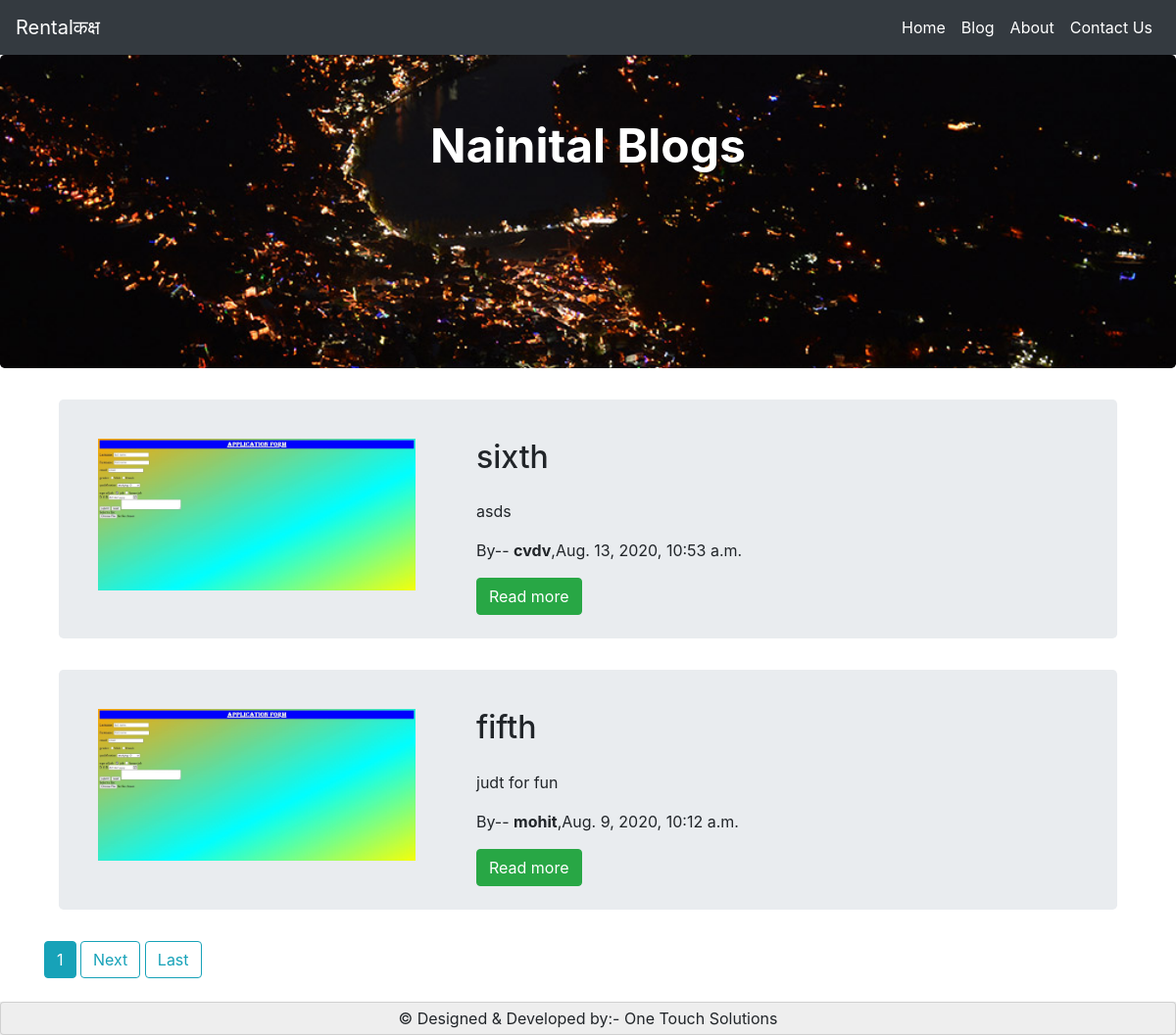
Screenshot of /blog/ with the database file from the repository.
### blog/models.py (models this page shows, shortened)
class Post(models.Model):
    title = models.CharField(max_length=100)
    Desc = models.CharField(max_length=300)
    content = RichTextField(blank=True, null=True)
    date_posted = models.DateTimeField(default=timezone.now)
    post_img = models.ImageField(default='default.jpg', upload_to='post_pics')
    author = models.CharField(max_length=60)

### blog/views.py (the view)
# urls.py: path('blog/', PostListView.as_view(), name='blog'),
class PostListView(ListView):
    model = Post
    template_name = 'blog/blog.html'
    context_object_name = 'posts'
    ordering = ['-date_posted']
    paginate_by = 2

### blog/templates/blog/blog.html (shortened to what this page needs)
{% extends 'blog/basic.html' %}
{% load static %}
{% block css %}
<link rel="stylesheet" type="text/css" href="{% static 'blog/blog.css' %}">
{% endblock %}
{% block body %}
    <div class="jumbotron img">
      <h1 class="heading">Nainital Blogs</h1>
    </div>
    <div class="container">
      {% for post in posts%}
      <div class="container">
<div class="jumbotron text-center hoverable p-4">
    <div class="row">
      <div class="col-md-4 offset-md-1 mx-3 my-3">
        <div class="view overlay">
          <img src="{{ post.post_img.url }}" class="img-fluid" alt="....">
        </div>
      </div>
      <div class="col-md-7 text-md-left ml-3 mt-3">
        <h2 class="h2 mb-4">{{ post.title }}</h2>
        <p class="font-weight-normal">{{ post.Desc}}</p>
        <p class="font-weight-normal">By-- <a><strong>{{ post.author }}</strong></a>,{{ post.date_posted }}</p>
        <a class="btn btn-success" href="{% url 'post-detail' post.id %}">Read more</a>
      </div>
    </div>
  </div>
</div>
      {% endfor %}
      {% if is_paginated %}
        {% for num in page_obj.paginator.page_range %}
        {% if page_obj.number == num %}
        <a class="btn btn-info mb-4" href="?page={{ num }}">{{ num }}</a>
        {% endif %}
        {% endfor %}
        {% if page_obj.has_next %}
            <a class="btn btn-outline-info mb-4" href="?page={{ page_obj.next_page_number }}">Next</a>
            <a class="btn btn-outline-info mb-4" href="?page={{ page_obj.paginator.num_pages }}">Last</a>
        {% endif %}
      {% endif %}
    </div>
    <div class="container-fluid grey px-0 ">
      <div class="card stretch pt-1">
        <p class="mb-1"> &COPY; Designed & Developed by:- One Touch Solutions</p>
      </div>
    </div>
{% endblock %}

### blog/static/blog/blog.css (style rules this page uses)
body { overflow-x: hidden; }
.img { background-size: cover; background-position: center; height: 40vh; text-align: center; }
.heading { color: white; font-size: 48px; font-weight: bolder; }
.grey { background-color: #eee; }
.stretch { width: 100vw; text-align: center; background-color: #eee; padding-top: 20px; }

### rows the page displays
Post: post_img (picture), title "sixth", Desc "asds", author "cvdv", date_posted "Aug. 13, 2020, 10:53 a.m."
Post: post_img (picture), title "fifth", Desc "judt for fun", author "mohit", date_posted "Aug. 9, 2020, 10:12 a.m."

### other values shown
{{ num }} "1"
